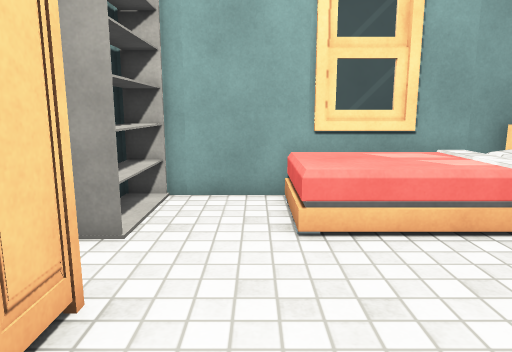
view 1 (above)

12 first-person views from a walk through a Unity game level. The camera is 1.2 m above the floor, tilts 10° down and sees 70° across. The floor is counted in squares, 0.5 m on a side. Each view is taken from the middle of a square. On the plan, view 1 faces up. The plan holds only what a view shows up to about 20 squares ahead; the rest is blank. Door leaves are left out, so doorways stand open. Surface patterns are stand-ins for the level's own textures.

view 2
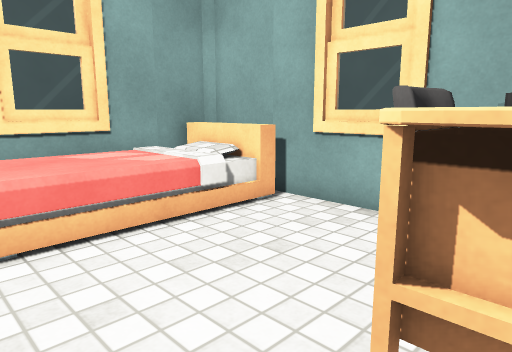

view 3
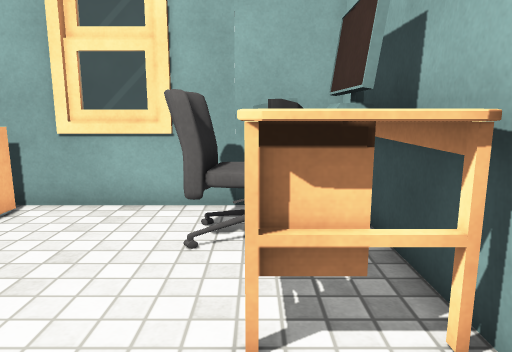

view 4
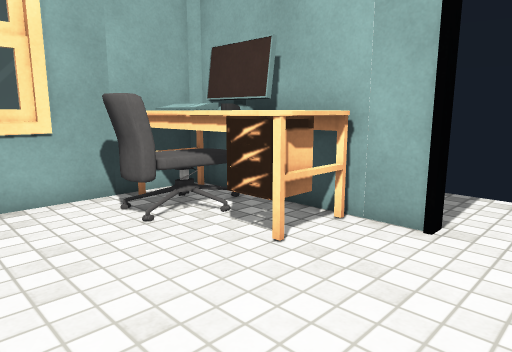

view 5
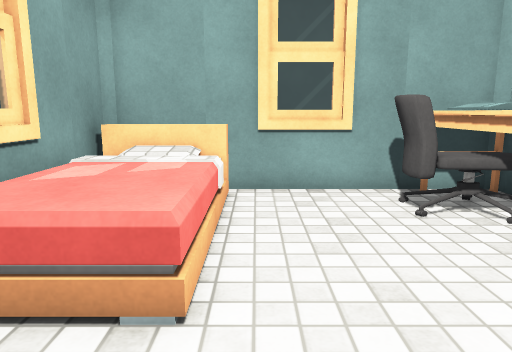

view 6
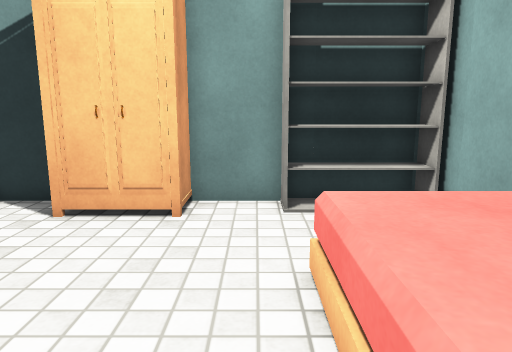

view 7
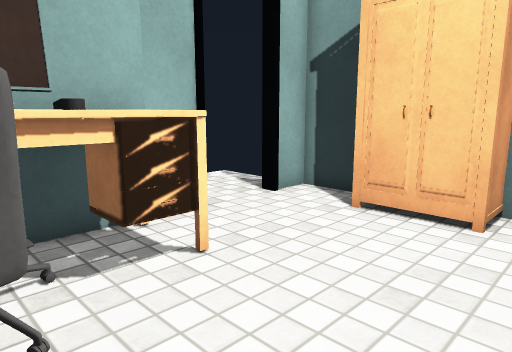

view 8
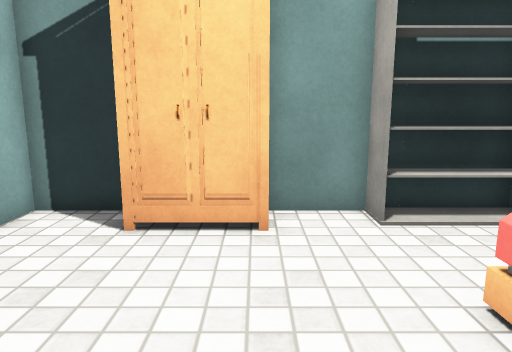

view 9
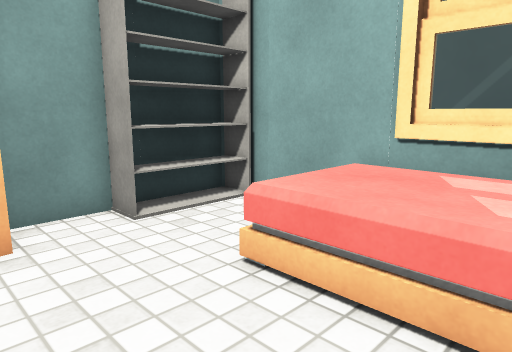

view 10
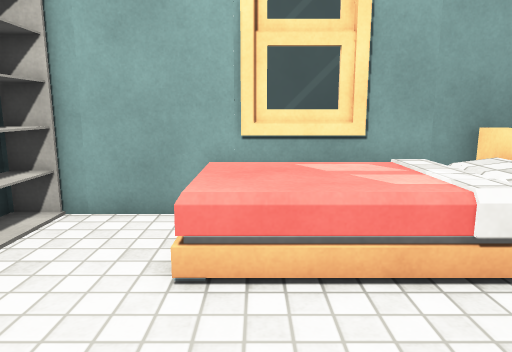

view 11
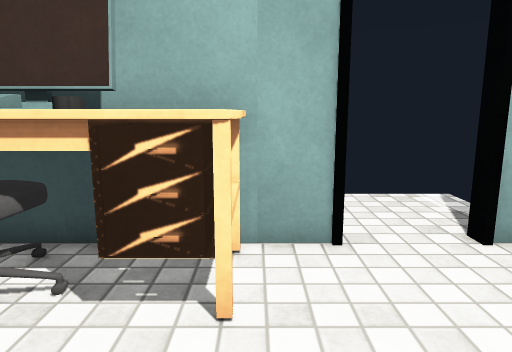

view 12
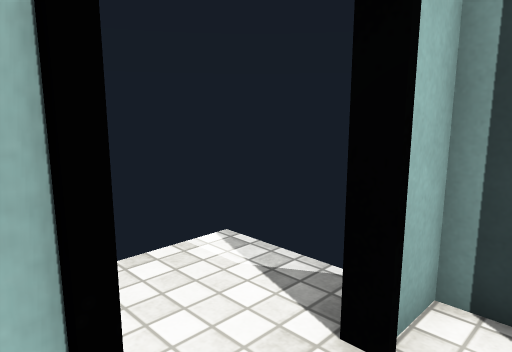

### Floor plan
Key: @ floor where view 1 was taken; # wall or solid block; . floor; D open door; O other object.
Columns run from 4 left of view 1 to 8 right of it. Each row starts with its distance up from view 1.
 11 #############
 10 #O   OOOOOOO#
  9 #O...OOOOOOO#
  8 #O...OOOOOOO#
  7 #O...OOOOOOO#
  6 #...........#
  5 #...........#
  4 ###.........#
  3   #.......O.#
  2   #......OOO#
  1 ###...OOOOOOO
  0 #...@.OOOOOOO
 -1 ###..#OOOOOO#
 -2 ##DDD########
 -3  .....
 -4  .....
 -5  .....

Where each view was taken, in squares from view 1:
view 1: 0 up, 0 right, facing up
view 2: 0 up, 0 right, facing up-right
view 3: 1 up, 1 left, facing right
view 4: 6 up, 2 left, facing down-right
view 5: 6 up, 3 left, facing right
view 6: 6 up, 6 right, facing left
view 7: 6 up, 6 right, facing down-left
view 8: 4 up, 5 right, facing left
view 9: 3 up, 5 right, facing up-left
view 10: 2 up, 2 right, facing up
view 11: 5 up, 2 right, facing down
view 12: 0 up, 1 right, facing down-left
